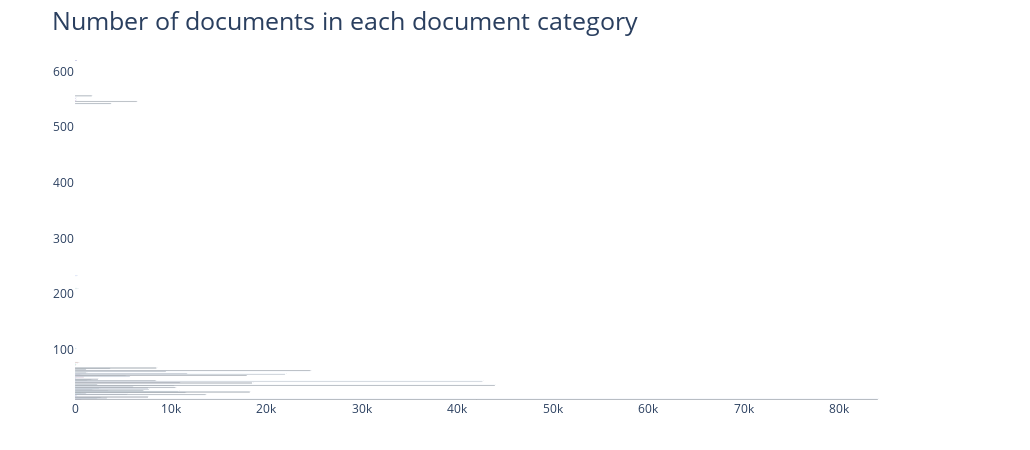

Notebook code cell kept with this figure:
### Code cell
trace = go.Bar(
            x=df.category.value_counts().values[::-1],
            y= [i for i in df.category.value_counts().index][::-1],
            text =labelpercents[::-1],  textposition = 'outside',
            orientation = 'h',marker = dict(color = random_colours(20)))
layout = go.Layout(title='Number of documents in each document category',
                   titlefont = dict(size = 25),
                   width=1030, height=450,
                   plot_bgcolor = 'rgba(0,0,0,0)',

                   margin=dict(l=75,r=110,b=50,t=60),
                   )
data = [trace]
fig = dict(data=data, layout=layout)
iplot(fig, filename='horizontal-bar')

### Figure 1 — Plotly figure (JSON) as saved in the notebook; plotly's stock layout.template omitted (floating-point values rounded to 4 significant figures)
{"data": [{"marker": {"color": ["#6C21A5", "#DA1EDE", "#729CD7", "#89C4C6", "#F565B4", "#FB30B0", "#903EAA", "#5FD1E7", "#2D77CA", "#26D809", "#6052A3", "#B265F1", "#44209D", "#7F86FC", "#BED9B0", "#C75F22", "#6520CE", "#B63A89", "#6AED95", "#82012D"]}, "orientation": "h", "text": ["0.00%", "0.00%", "0.01%", "0.01%", "0.02%", "0.02%", "0.02%", "0.02%", "0.02%", "0.02%", "0.03%", "0.03%", "0.04%", "0.04%", "0.05%", "0.07%", "0.11%", "0.13%", "0.13%", "0.19%", "0.23%", "0.24%", "0.25%", "0.26%", "0.35%", "0.37%", "0.38%", "0.48%", "0.48%", "0.50%", "0.53%", "0.56%", "0.70%", "0.72%", "0.76%", "0.79%", "1.11%", "1.13%", "1.20%", "1.27%", "1.35%", "1.49%", "1.60%", "1.60%", "1.62%", "1.76%", "1.78%", "1.99%", "2.16%", "2.20%", "2.26%", "2.29%", "2.42%", "2.45%", "2.86%", "3.75%", "3.82%", "3.88%", "4.60%", "5.15%", "8.92%", "9.19%", "17.57%"], "textposition": "outside", "type": "bar", "x": [3, 9, 58, 62, 75, 93, 103, 108, 112, 115, 137, 167, 188, 205, 251, 349, 541, 607, 634, 907, 1118, 1152, 1174, 1265, 1697, 1745, 1802, 2298, 2306, 2410, 2518, 2676, 3328, 3463, 3656, 3757, 5285, 5426, 5729, 6054, 6460, 7139, 7634, 7643, 7739, 8419, 8505, 9496, 10342, 10494, 10790, 10968, 11547, 11703, 13661, 17949, 18280, 18534, 21985, 24628, 42621, 43927, 84017], "y": [71, 76, 49, 42, 548, 547, 552, 102, 34, 74, 18, 16, 620, 233, 210, 77, 55, 10, 22, 51, 21, 65, 58, 45, 46, 556, 28, 12, 37, 47, 30, 14, 13, 26, 66, 542, 53, 20, 52, 33, 546, 27, 15, 31, 29, 44, 67, 61, 35, 32, 25, 41, 23, 57, 19, 54, 24, 40, 56, 62, 43, 36, 11]}], "layout": {"height": 450, "margin": {"b": 50, "l": 75, "r": 110, "t": 60}, "plot_bgcolor": "rgba(0,0,0,0)", "title": {"font": {"size": 25}, "text": "Number of documents in each document category"}, "width": 1030}}
